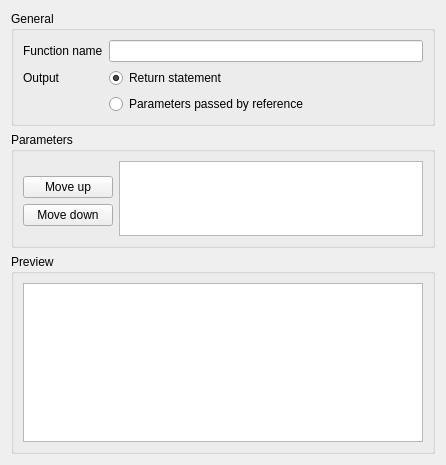
<?xml version="1.0" encoding="UTF-8"?>
<ui version="4.0">
 <class>ExtractFunction</class>
 <widget class="QWidget" name="ExtractFunction">
  <property name="geometry">
   <rect>
    <x>0</x>
    <y>0</y>
    <width>446</width>
    <height>465</height>
   </rect>
  </property>
  <property name="sizePolicy">
   <sizepolicy hsizetype="Preferred" vsizetype="Preferred">
    <horstretch>0</horstretch>
    <verstretch>0</verstretch>
   </sizepolicy>
  </property>
  <layout class="QVBoxLayout" name="verticalLayout" stretch="0,0,1">
   <item>
    <widget class="QGroupBox" name="groupBox_2">
     <property name="sizePolicy">
      <sizepolicy hsizetype="Preferred" vsizetype="Preferred">
       <horstretch>0</horstretch>
       <verstretch>0</verstretch>
      </sizepolicy>
     </property>
     <property name="title">
      <string>General</string>
     </property>
     <layout class="QGridLayout" name="gridLayout_2">
      <item row="0" column="0">
       <widget class="QLabel" name="label">
        <property name="text">
         <string extracomment="sampleName">Function name</string>
        </property>
       </widget>
      </item>
      <item row="0" column="1">
       <widget class="QLineEdit" name="functionName">
        <property name="sizePolicy">
         <sizepolicy hsizetype="MinimumExpanding" vsizetype="Fixed">
          <horstretch>0</horstretch>
          <verstretch>0</verstretch>
         </sizepolicy>
        </property>
        <property name="minimumSize">
         <size>
          <width>200</width>
          <height>0</height>
         </size>
        </property>
        <property name="text">
         <string notr="true"/>
        </property>
       </widget>
      </item>
      <item row="1" column="0">
       <widget class="QLabel" name="label_2">
        <property name="sizePolicy">
         <sizepolicy hsizetype="Preferred" vsizetype="Preferred">
          <horstretch>0</horstretch>
          <verstretch>0</verstretch>
         </sizepolicy>
        </property>
        <property name="text">
         <string>Output</string>
        </property>
       </widget>
      </item>
      <item row="1" column="1">
       <widget class="QRadioButton" name="out_return">
        <property name="text">
         <string>Return statement</string>
        </property>
        <property name="checked">
         <bool>true</bool>
        </property>
       </widget>
      </item>
      <item row="2" column="1">
       <widget class="QRadioButton" name="out_ref_param">
        <property name="text">
         <string>Parameters passed by reference</string>
        </property>
       </widget>
      </item>
     </layout>
    </widget>
   </item>
   <item>
    <widget class="QGroupBox" name="groupBox">
     <property name="title">
      <string>Parameters</string>
     </property>
     <layout class="QGridLayout" name="gridLayout" columnstretch="0,0,1" columnminimumwidth="90,0,0">
      <item row="0" column="2" rowspan="5">
       <widget class="QListView" name="paramsList">
        <property name="modelColumn">
         <number>0</number>
        </property>
       </widget>
      </item>
      <item row="2" column="0">
       <widget class="QPushButton" name="moveParamUp">
        <property name="text">
         <string>Move up</string>
        </property>
       </widget>
      </item>
      <item row="1" column="0">
       <spacer name="verticalSpacer_2">
        <property name="orientation">
         <enum>Qt::Vertical</enum>
        </property>
        <property name="sizeHint" stdset="0">
         <size>
          <width>20</width>
          <height>40</height>
         </size>
        </property>
       </spacer>
      </item>
      <item row="3" column="0">
       <widget class="QPushButton" name="moveParamDown">
        <property name="text">
         <string>Move down</string>
        </property>
       </widget>
      </item>
      <item row="4" column="0">
       <spacer name="verticalSpacer_3">
        <property name="orientation">
         <enum>Qt::Vertical</enum>
        </property>
        <property name="sizeHint" stdset="0">
         <size>
          <width>20</width>
          <height>40</height>
         </size>
        </property>
       </spacer>
      </item>
     </layout>
    </widget>
   </item>
   <item>
    <widget class="QGroupBox" name="groupBox_3">
     <property name="minimumSize">
      <size>
       <width>0</width>
       <height>200</height>
      </size>
     </property>
     <property name="title">
      <string>Preview</string>
     </property>
     <layout class="QVBoxLayout" name="verticalLayout_2">
      <item>
       <widget class="KTextEdit" name="preview">
        <property name="readOnly">
         <bool>true</bool>
        </property>
       </widget>
      </item>
     </layout>
    </widget>
   </item>
  </layout>
 </widget>
 <customwidgets>
  <customwidget>
   <class>KTextEdit</class>
   <extends>QTextEdit</extends>
   <header>ktextedit.h</header>
  </customwidget>
 </customwidgets>
 <resources/>
 <connections/>
</ui>
